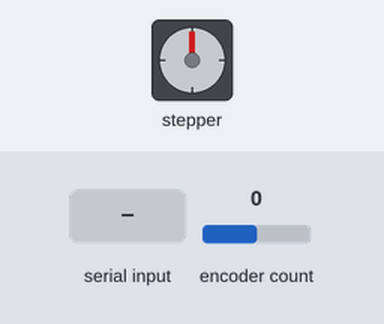
This sketch was run on a simulated ESP32-S3. On the bench: stepper motor. The inputs (shaded band) are chosen by the test bench; at power-on: encoder count 0. Stepper angles assume 200 steps per turn; what the sketch prints to the serial monitor is not drawn.

Above: at 1.7 s.
1.8 s: "1" received over Serial
At 1.95 s:
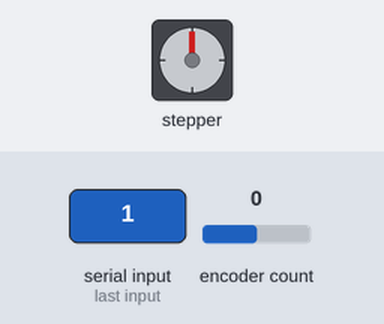
7.8 s: "0" received over Serial
At 7.8 s:
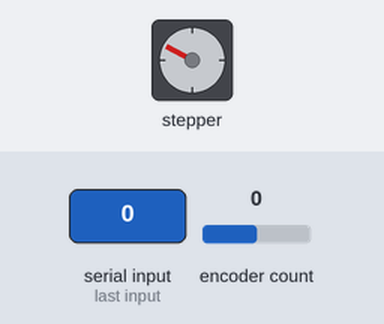
9.3 s: "2" received over Serial
At 9.45 s:
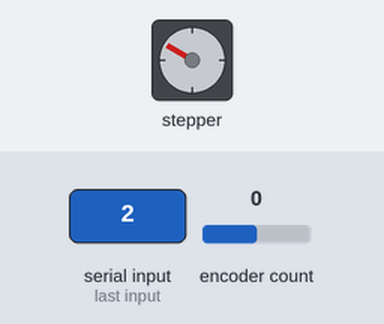
Timing chart, 0 to 19.3 s (numbered marks = the images above; inputs shaded):
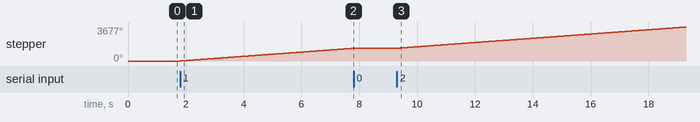

The sketch:

Intial_Multi-Threading.ino
```cpp
#include <AccelStepper.h>
#include <Encoder.h>


//stepper pins
#define en_PIN 17
#define DIR_PIN 5
#define STEP_PIN 6

//encoder pins
#define INPUT_A 15
#define INPUT_B 7

TaskHandle_t encoderTask;
long curState;
long prevState;
bool toggle = 0;

AccelStepper stepper(AccelStepper:: DRIVER, STEP_PIN, DIR_PIN);
Encoder myEncoder(INPUT_A, INPUT_B);

void setup()
{
  stepper.setMaxSpeed(800);
  stepper.setSpeed(200);
stepper.setEnablePin(en_PIN);


  pinMode(INPUT_A, INPUT);
  pinMode(INPUT_B, INPUT);

  Serial.begin(115200);

  prevState = myEncoder.read();

  xTaskCreatePinnedToCore(
    readEncoder, //function to implement
    "encoderTask", //name of task
    10000, //stack size
    NULL, //task parameter
    1, //priority (higher number = higher priority)
    &encoderTask, //address of task
    0); //core task should run on
  delay(500);
}

void readEncoder(void * pvParameters)
{

  for(;;)
  {
      Serial.print("encoderTask running on core ");
  Serial.println(xPortGetCoreID());

    curState = myEncoder.read();
    if(curState != prevState)
    {
      Serial.println(curState / 4); //encoder counts 4x per pulse
      prevState = curState;
    }
  }
}

void loop()
{
    Serial.print("motortask running on core ");
  Serial.println(xPortGetCoreID());
  //use enter key to toggle
  if(Serial.read() != -1)
  {
    toggle = !toggle;
    if(toggle)
      Serial.println("Motor running");
    else
      Serial.println("Motor stopped");
  }

  if(toggle)
    stepper.runSpeed();
}
```

Measured:
- after the input at 1.8 s, stepper: keeps turning clockwise at about 230°/s, starting at once
- after the input at 7.8 s, stepper: stops changing and stays 1378°
- after the input at 9.3 s, stepper: keeps turning clockwise at about 230°/s, starting at once
